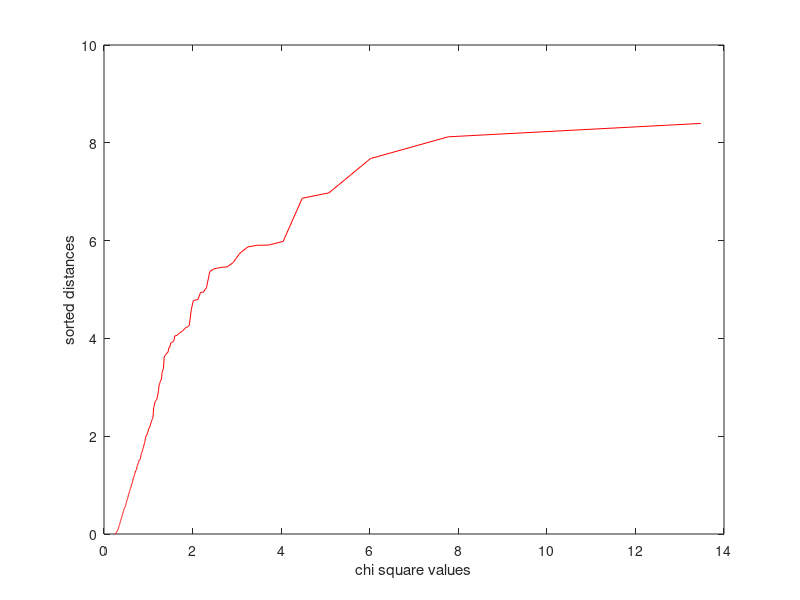

The MATLAB source for this figure:
function testChiSqCalc_pdf_ascend()
    % vec = normrnd(1:571,1./(1:571))';
    vec = normrnd(0,1,[1 571]);
    meanVal = mean(vec);
    varVal = var(vec);
    C = cov(vec);
    V = varVal;
    dist = [];
    chiAlphaInputs = [];
    n = size(vec,2);
    for i = 1: n
        x = vec(i);
        m = meanVal;
        d = sqrt((x-m)'*inv(V)*(x-m));
        dist = [dist; d*d];
        index = (n-i+(1/2))/n;
        chiAlphaInputs = [chiAlphaInputs; index];
    end
    
    % sortedDist = sort(dist,'ascend');
     sortedDist = sort(dist,'ascend');
     chiValues = chi2pdf(chiAlphaInputs,size(vec,1));
    % chiValues = chi2cdf(chiAlphaInputs,size(vec,1));
    % chiSqValues = chiValues.*chiValues;
    
    % hist(vec);
    % chiValues = chi2pdf(sortedDist,1);
    % chiValues = chi2pdf(sortedDist,166);
    figure;
    % plot(chiSqValues,sortedDist, 'r-');
    plot(chiValues,sortedDist, 'r-');
    xlabel('chi square values') % x-axis label
    ylabel('sorted distances') % y-axis label
    stop = 1;
end